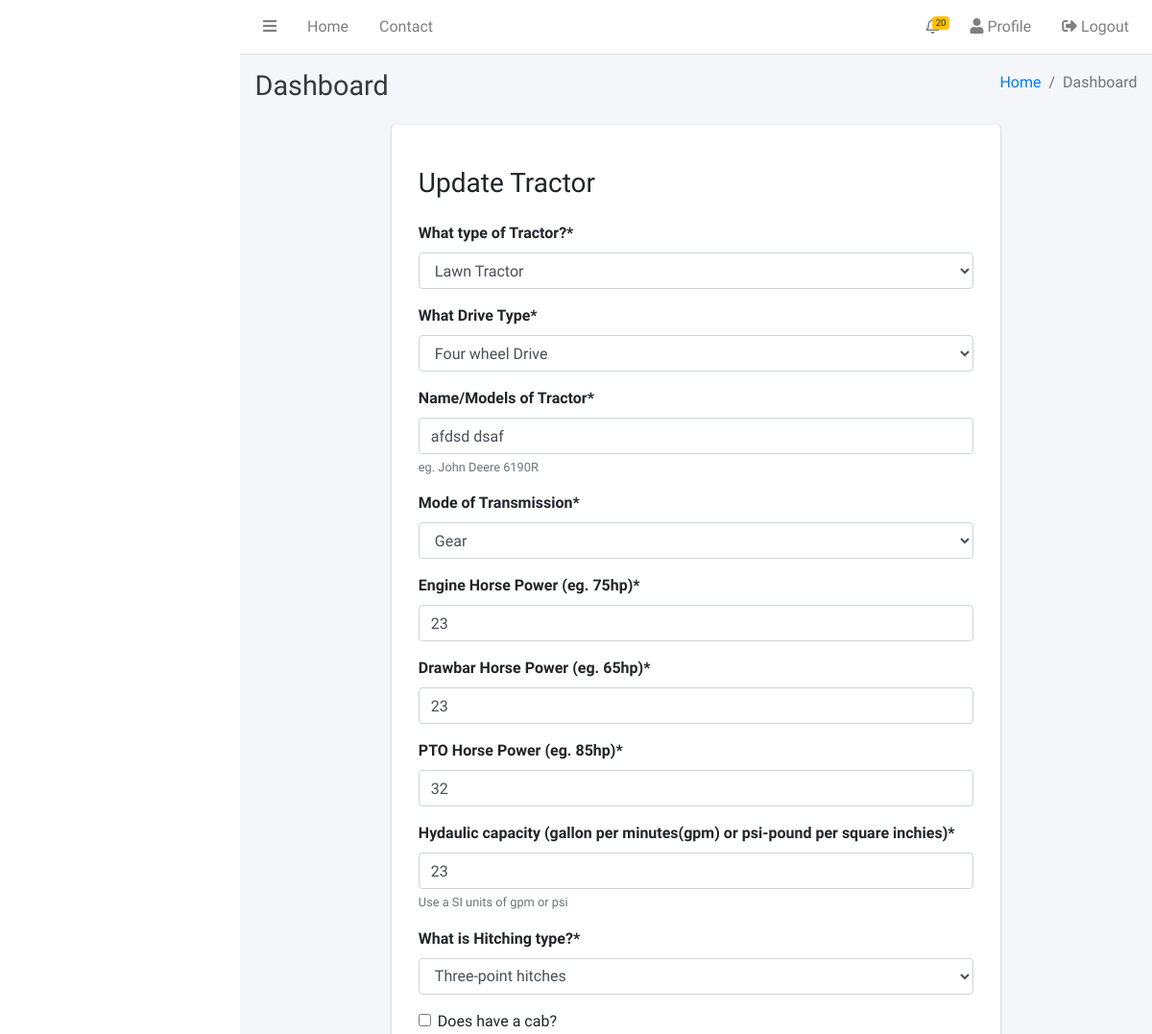
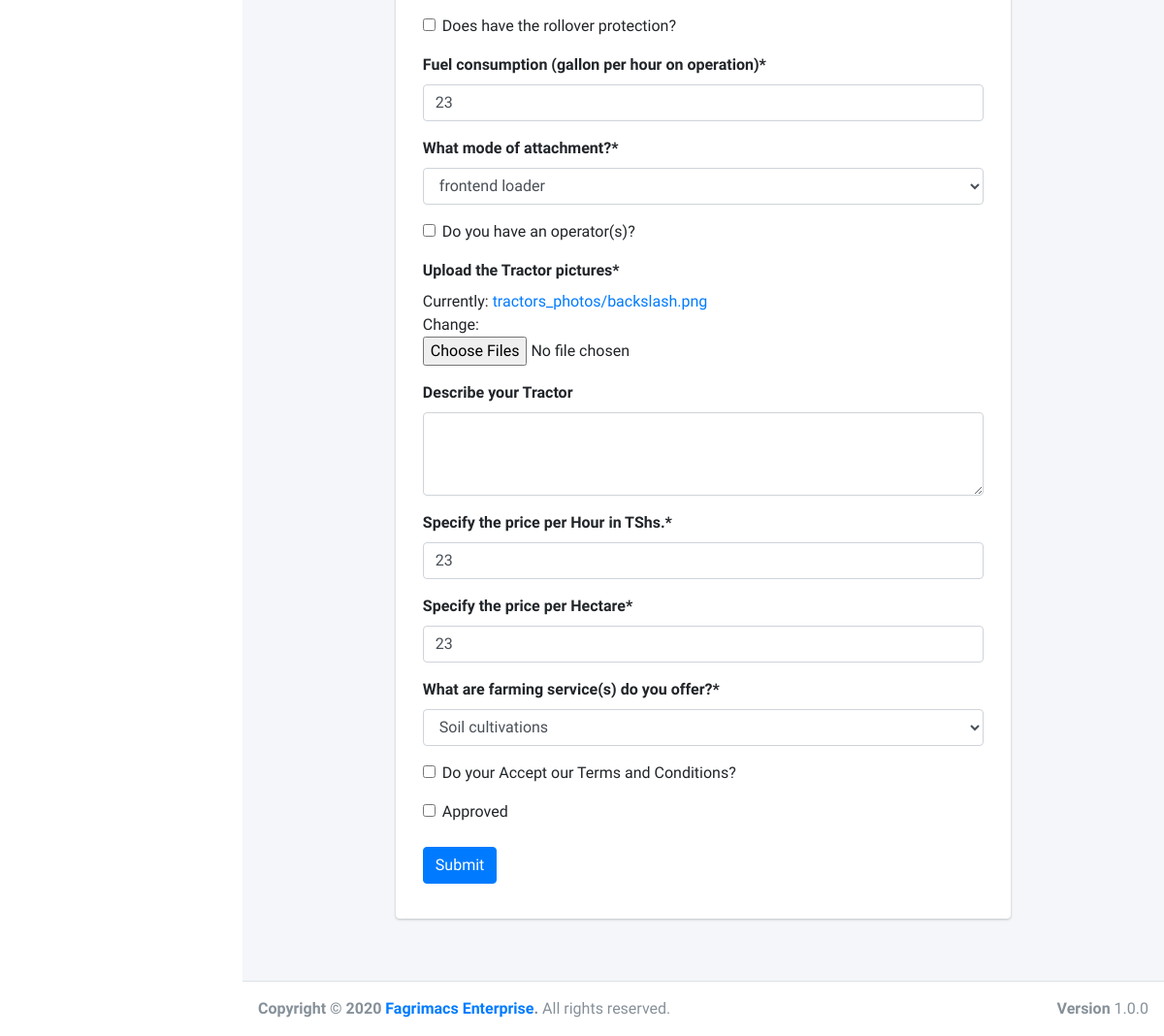
Screenshot of /equipments/tractor/1/update/ (signed in) with the database file from the repository (2 pictures, top to bottom).
### equipments/models.py (models this page shows, shortened)
class Tractor(models.Model):
    created = models.DateTimeField(auto_now_add=True)
    modified = models.DateTimeField(auto_now=True)
    user = models.ForeignKey(User, on_delete=models.CASCADE)
    tractor_type = models.ForeignKey(
        TractorCategory, verbose_name='What type of Tractor?',
        on_delete=models.SET('others'))
    drive_type = models.CharField(
        max_length=100, verbose_name='What Drive Type', choices=DRIVE_TYPE)
    name = models.CharField(
        max_length=200, verbose_name='Name/Models of Tractor',
        help_text='eg. John Deere 6190R')
    mode_of_transmission = models.CharField(
        max_length=100, verbose_name='Mode of Transmission',
        choices=TRANSMISSION_MODE)
    engine_hp = models.PositiveIntegerField(
        verbose_name='Engine Horse Power (eg. 75hp)')
    drawbar_hp = models.PositiveIntegerField(
        verbose_name='Drawbar Horse Power (eg. 65hp)')
    pto_hp = models.PositiveIntegerField(
        verbose_name='PTO Horse Power (eg. 85hp)')
    hydraulic_capacity = models.CharField(
        max_length=100, help_text='Use a SI units of gpm or psi',
        verbose_name=('Hydaulic capacity (gallon per minutes(gpm)'
                      ' or psi-pound per square inchies)'))
    type_of_hitching = models.CharField(
        max_length=100, verbose_name='What is Hitching type?',
        choices=HITCHING_TYPE)
    cab = models.BooleanField(verbose_name='Does have a cab?', default=False)
    rollover_protection = models.BooleanField(
        verbose_name='Does have the rollover protection?', default=False)
    fuel_consumption = models.PositiveIntegerField(
        verbose_name='Fuel consumption (gallon per hour on operation)')
    attachment_mode = models.CharField(
        max_length=100, verbose_name='What mode of attachment?',
        choices=ATTACHMENT_MODE)
    operator = models.BooleanField(default=False,
                                   verbose_name='Do you have an operator(s)?')
    file = models.FileField(
        upload_to='tractors_photos/',
        verbose_name='Upload the Tractor pictures',
        help_text=('Upload quality picture of real tractor you have,'
                   ' only 5 picture.'))
    other_informations = models.TextField(
        blank=True, verbose_name='Describe your Tractor')
    price_hour = models.PositiveIntegerField(
        verbose_name='Specify the price per Hour in TShs.')
    price_hectare = models.PositiveIntegerField(
        verbose_name='Specify the price per Hectare')
    farm_services = MultiSelectField(
        choices=FARM_SERVICES,
        verbose_name='What are farming service(s) do you offer?')
    agree_terms = models.BooleanField(
        default=False, verbose_name='Do your Accept our Terms and Conditions?')
    approved = models.BooleanField(default=False)

class TractorCategory(models.Model):
    name = models.CharField(max_length=100)
    image = models.ImageField(upload_to='tractor_category',
                              blank=True, null=True)
    class Meta:
        verbose_name_plural = 'Tractor Categories'
    def __str__(self):
        return self.name

### equipments/views.py (the view)
# urls.py: path('tractor/<int:pk>/update/', views.TractorUpdateView.as_view(),
class TractorUpdateView(LoginRequiredMixin, UpdateView):
    model = Tractor
    form_class = TractorForm
    template_name = 'equipments/update_tractor_form.html'
    success_url = reverse_lazy('equipments:tractors')

### equipments/forms.py
class TractorForm(forms.ModelForm):
    file = forms.FileField(
        label='Upload the Tractor pictures',
        widget=forms.ClearableFileInput(attrs={'multiple': True}))
    other_informations = forms.CharField(
        label='Describe your Tractor',
        required=False,
        widget=forms.Textarea(attrs={'rows': 3})
    )
    class Meta:
        model = Tractor
        exclude = ['user', 'created', 'modefied', 'status', ]

### equipments/templates/equipments/update_tractor_form.html (shortened to what this page needs)
{% extends 'dashboard-base.html' %}
{% load crispy_forms_tags %}
{% block content %}
  <div class="content-wrapper">
    <div class="content-header">
      <div class="container-fluid">
        <div class="row mb-2">
          <div class="col-sm-6">
            <h1 class="m-0 text-dark">Dashboard</h1>
          </div>
          <div class="col-sm-6">
            <ol class="breadcrumb float-sm-right">
              <li class="breadcrumb-item"><a href="/">Home</a></li>
              <li class="breadcrumb-item active">Dashboard</li>
            </ol>
          </div>
        </div>
      </div>
    </div>
    <div class="pb-5">
      <form method="POST" class="pt-4 col-md-8 offset-md-2 card card-primary" enctype="multipart/form-data">
        <div class="card-body">
          <div class="form-group">
            <h3 class="pb-3">Update Tractor</h3>
            {{ form | crispy }}
            <button type="submit" class="btn btn-primary mt-2">Submit</button>
          </div>
        </div>
      </form>
    </div>
  </div>
{% endblock content %}

### rows the page displays
Tractor: tractor_type "Lawn Tractor", drive_type "Four wheel Drive", mode_of_transmission "Gear", engine_hp "23", drawbar_hp "23", pto_hp "32", hydraulic_capacity "23", type_of_hitching "Three-point hitches", fuel_consumption "23", attachment_mode "frontend loader", price_hour "23", price_hectare "23", farm_services "Soil cultivations"
TractorCategory: name "afdsd dsaf"
